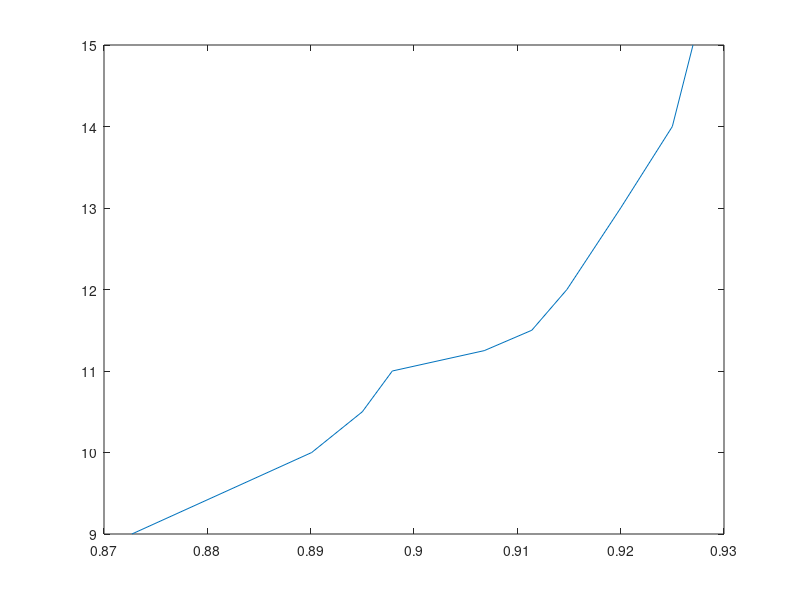

Here is the MATLAB script that generated this plot:
% %% Problem 1 part (vi)
% clear all;
% close all;
% clc;
% 
% plist = [0.1,0.2,0.3,0.4,0.5,0.6,0.7,0.8];
% avden_list = zeros(1, length(plist));
% 
% for i = 1:length(plist)
%     clearvars -except plist avden_list i
%     
%     pressure = plist(i);
%     density = 0.7;
%     Nside = 5;
%     
%     echodemo('hard_disks.m', 2);
%     echodemo('hard_disks.m', 3);
%     
%     avden_list(i) = avden;
% end
% 
% plot(plist, avden_list)
% xlabel('pressure')
% ylabel('<\rho>')
close
d = [0.8727,0.8901,0.895,0.8979,0.9068,0.9114,0.9148,0.92,0.925,0.927];
p = [9,10,10.5,11,11.25,11.5,12,13,14,15];
plot(d, p)